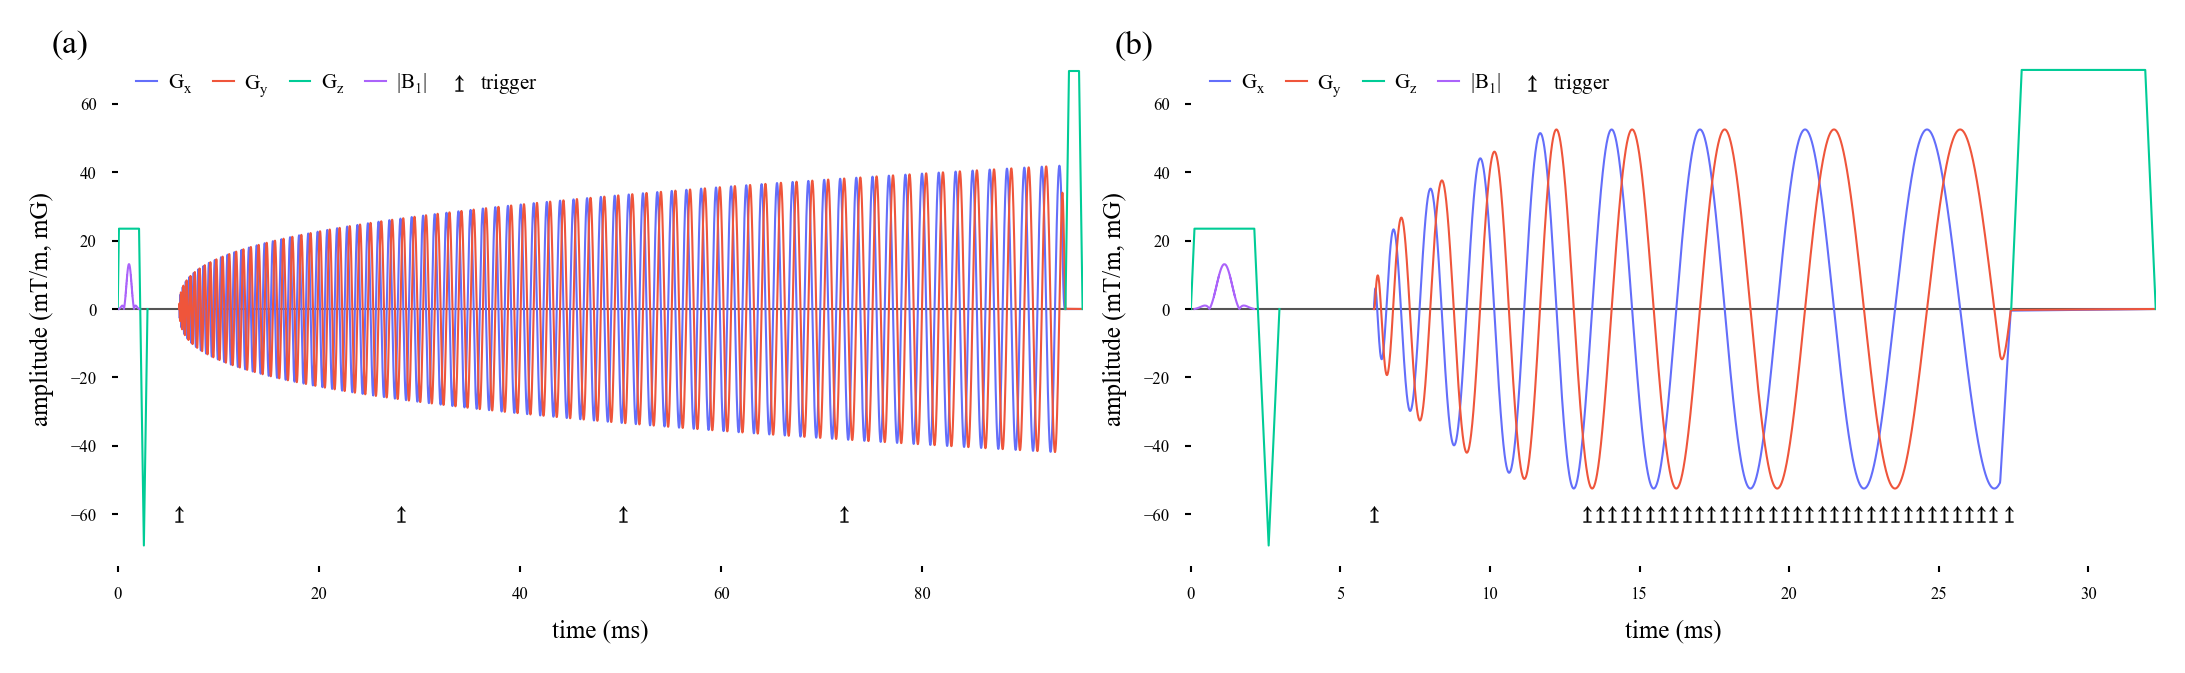

Source code (Julia):
using PyPlot
using KomaHighOrder

sh = SphericalHarmonics()
nSegment_fully = 4
nSegment_under = 36

_, ntStitched_fully, _ = load_dfc(;dfc_method=:Stitched, seqname="spiral", r=1);
_, ntStitched_under, _ = load_dfc(;dfc_method=:Stitched, seqname="spiral", r=30);

hoseq_fully = load_hoseq(dfc_method=:Stitched)[4:end]   
hoseq_under = load_hoseq(dfc_method=:Stitched, r=30)[4:end]   


samples_fully = get_samples(hoseq_fully; off_val=Inf);
samples_under = get_samples(hoseq_under; off_val=Inf);

t_adc_fully = KomaMRIBase.get_adc_sampling_times(hoseq_fully.SEQ);
t_adc_under = KomaMRIBase.get_adc_sampling_times(hoseq_under.SEQ);

dt = 1e-6
delay = 0.0005
a = Int64.(vec(ntStitched_fully)); a[1] += 3; e = cumsum(a); s = e .- a;
t_trigger_fully = (s .+ 1)*dt .+ KomaMRIBase.get_block_start_times(hoseq_fully.SEQ)[5] .- delay

a = Int64.(vec(ntStitched_under)); a[1] += 3; e = cumsum(a); s = e .- a;
t_trigger_under = (s .+ 1)*dt .+ KomaMRIBase.get_block_start_times(hoseq_under.SEQ)[5] .- delay


matplotlib.rc("mathtext", default="regular")
matplotlib.rc("figure", dpi=200)
matplotlib.rc("font", family="Arial")
matplotlib.rcParams["mathtext.default"]
figure_width       = 17/2.53999863
figure_height      = 4/2.53999863
linewidth          = 0.8
linewidth_marker   = 0.5
ticklength         = 1.5
fontsize_legend    = 7
fontsize_label     = 7
fontsize_ticklabel = 6
fontsize_subfigure = 9
pad_labeltick      = 2
pad_label          = 2
markersize_trigger = 40

color_facecolor    = "#ffffff"
color_label        = "#000000"
color_trigger      = "#555555"

color_gx           = "#636EFA"
color_gy           = "#EF553B"
color_gz           = "#00CC96"
color_rf           = "#AB63FA"

color_gx           = "#6699CC"
color_gy           = "#FF6666"
color_gz           = "#669966"
color_rf           = "#CC66CC"

# color_gx           = "C0"
# color_gy           = "C3"
# color_gz           = "C2"
# color_rf           = "C5"

fig, axs = plt.subplots(nrows=1, ncols=2, figsize=(figure_width, figure_height), facecolor=color_facecolor)

samples_list = [samples_fully, samples_under]
t_trigger_list = [t_trigger_fully, t_trigger_under]
t_adc_list = [t_adc_fully, t_adc_under]


for (ax, samples, t_trigger) in zip(axs, samples_list, t_trigger_list)
    ax.tick_params(axis="both", length=ticklength, width=linewidth, color=color_label, labelcolor=color_label, labelsize=fontsize_ticklabel)
    for spine in ax.spines  # "left", "right", "bottom", "top"
        ax.spines[spine].set_color(color_label)
        ax.spines[spine].set_visible(false)
    end
    ax.set_xlim(samples.gz.t[1]*1e3 - 1, samples.gz.t[end]*1e3+1)
    ax.set_facecolor(color_facecolor)
    ax.yaxis.set_major_locator(plt.MultipleLocator(20))

    ax.axhline(y=0, color="#555555", linewidth=linewidth)
    ax.plot(samples.gx.t*1e3,       samples.gx.A*1e3, color=color_gx, linewidth=linewidth, label=L"G_{x}")
    ax.plot(samples.gy.t*1e3,       samples.gy.A*1e3, color=color_gy, linewidth=linewidth, label=L"G_{y}")
    ax.plot(samples.gz.t*1e3,       samples.gz.A*1e3, color=color_gz, linewidth=linewidth, label=L"G_{z}")

    ax.plot(samples.rf.t*1e3, abs.(samples.rf.A)*1e7, color=color_rf, linewidth=linewidth, label=L"|B_{1}|")

    ax.scatter(t_trigger*1e3, -60*ones(length(t_trigger)), s=markersize_trigger, marker=L"\uparrow", color=color_trigger, linewidth=linewidth_marker, label=L"Trigger")

    ax.set_ylim(-75, 75)
    ax.set_ylabel("Amplitude [mT/m, mG]", fontsize=fontsize_label, color=color_label)
    ax.set_xlabel("Time [ms]", fontsize=fontsize_label, color=color_label)
    ax.legend(bbox_to_anchor=(0.01, 1.1), fontsize=fontsize_legend, labelcolor=color_label, 
        scatteryoffsets=[0.5],
        ncols=5, loc="upper left", frameon=false, handlelength=1, handletextpad=0.5, columnspacing=1)
end

fig.align_ylabels()
orders = ["a", "b"]

for col = 1:2
    order = orders[col]
    fig.text(0+(col-1)/2, 1, "($(order))", ha="left", va="center", fontsize=fontsize_subfigure, color=color_label)
end
fig.tight_layout(pad=0, h_pad=0.5, w_pad=0.8)
fig.savefig("Figures/Fig2/Fig2.png", dpi=900, transparent=false, bbox_inches="tight", pad_inches=0.05)
fig.savefig("Figures/Fig2/Fig2.svg", dpi=900, transparent=false, bbox_inches="tight", pad_inches=0.05)